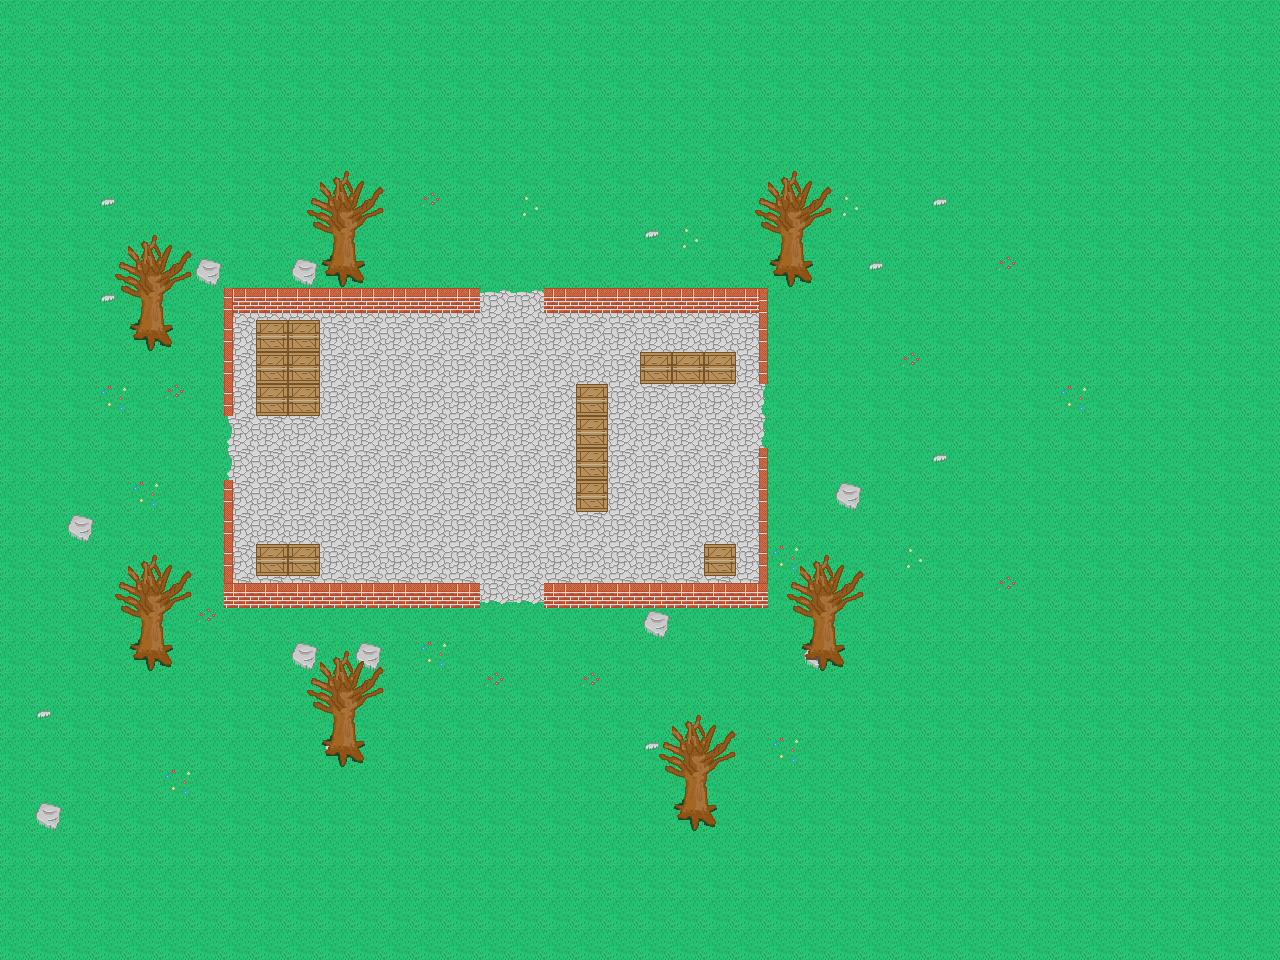

A level layout from a 2D game, rendered from its tile map. Below: a short description, then the map file with tile-grid data replaced by summaries:
An orthogonal 40x30 tile map with 32x32 px tiles, 4 tile layers (ground, ground2, onGround, collide) and 9 objects (playerSpawn, zombieSpawn1, zombieSpawn2, zombieSpawn3, zombieSpawn4, ...).

<map version="1.0" orientation="orthogonal" renderorder="right-down" width="40" height="30" tilewidth="32" tileheight="32" nextobjectid="11">
 <tileset firstgid="1" name="tileset2" tilewidth="32" tileheight="32" tilecount="100" columns="10">
  <image source="../assets/tileset2.png" width="320" height="320" />
  <tile id="0">
   <properties>
    <property name="solid" value="true" />
   </properties>
  </tile>
  <tile id="1">
   <properties>
    <property name="solid" value="true" />
   </properties>
  </tile>
  <tile id="2">
   <properties>
    <property name="solid" value="true" />
   </properties>
  </tile>
  <tile id="3">
   <properties>
    <property name="solid" value="true" />
   </properties>
  </tile>
  <tile id="4">
   <properties>
    <property name="solid" value="true" />
   </properties>
  </tile>
  <tile id="5">
   <properties>
    <property name="solid" value="true" />
   </properties>
  </tile>
  <tile id="6">
   <properties>
    <property name="solid" value="true" />
   </properties>
  </tile>
  <tile id="7">
   <properties>
    <property name="solid" value="true" />
   </properties>
  </tile>
  <tile id="8">
   <properties>
    <property name="solid" value="true" />
   </properties>
  </tile>
  <tile id="9">
   <properties>
    <property name="solid" value="true" />
   </properties>
  </tile>
  <tile id="10">
   <properties>
    <property name="solid" value="true" />
   </properties>
  </tile>
  <tile id="11">
   <properties>
    <property name="solid" value="true" />
   </properties>
  </tile>
  <tile id="12">
   <properties>
    <property name="solid" value="true" />
   </properties>
  </tile>
  <tile id="13">
   <properties>
    <property name="solid" value="true" />
   </properties>
  </tile>
  <tile id="14">
   <properties>
    <property name="solid" value="true" />
   </properties>
  </tile>
  <tile id="15">
   <properties>
    <property name="solid" value="true" />
   </properties>
  </tile>
  <tile id="16">
   <properties>
    <property name="solid" value="true" />
   </properties>
  </tile>
  <tile id="17">
   <properties>
    <property name="solid" value="true" />
   </properties>
  </tile>
  <tile id="18">
   <properties>
    <property name="solid" value="true" />
   </properties>
  </tile>
  <tile id="19">
   <properties>
    <property name="solid" value="true" />
   </properties>
  </tile>
  <tile id="20">
   <properties>
    <property name="solid" value="true" />
   </properties>
  </tile>
  <tile id="21">
   <properties>
    <property name="solid" value="true" />
   </properties>
  </tile>
  <tile id="22">
   <properties>
    <property name="solid" value="true" />
   </properties>
  </tile>
  <tile id="23">
   <properties>
    <property name="shootable" value="true" />
    <property name="solid" value="true" />
   </properties>
  </tile>
  <tile id="24">
   <properties>
    <property name="shootable" value="true" />
    <property name="solid" value="true" />
   </properties>
  </tile>
  <tile id="25">
   <properties>
    <property name="shootable" value="true" />
    <property name="solid" value="true" />
   </properties>
  </tile>
  <tile id="26">
   <properties>
    <property name="shootable" value="true" />
    <property name="solid" value="true" />
   </properties>
  </tile>
  <tile id="27">
   <properties>
    <property name="solid" value="true" />
   </properties>
  </tile>
  <tile id="28">
   <properties>
    <property name="solid" value="true" />
   </properties>
  </tile>
  <tile id="29">
   <properties>
    <property name="solid" value="true" />
   </properties>
  </tile>
  <tile id="40">
   <properties>
    <property name="toxic" value="true" />
   </properties>
  </tile>
  <tile id="41">
   <properties>
    <property name="toxic" value="true" />
   </properties>
  </tile>
  <tile id="42">
   <properties>
    <property name="toxic" value="true" />
   </properties>
  </tile>
  <tile id="50">
   <properties>
    <property name="toxic" value="true" />
   </properties>
  </tile>
  <tile id="51">
   <properties>
    <property name="toxic" value="true" />
   </properties>
  </tile>
  <tile id="52">
   <properties>
    <property name="toxic" value="true" />
   </properties>
  </tile>
  <tile id="67">
   <properties>
    <property name="colide" value="true" />
    <property name="shootable" value="true" />
   </properties>
  </tile>
  <tile id="68">
   <properties>
    <property name="colide" value="true" />
    <property name="shootable" value="true" />
   </properties>
  </tile>
  <tile id="69">
   <properties>
    <property name="colide" value="true" />
    <property name="shootable" value="true" />
   </properties>
  </tile>
  <tile id="77">
   <properties>
    <property name="colide" value="true" />
    <property name="shootable" value="true" />
   </properties>
  </tile>
  <tile id="78">
   <properties>
    <property name="colide" value="true" />
    <property name="shootable" value="true" />
   </properties>
  </tile>
  <tile id="79">
   <properties>
    <property name="colide" value="true" />
    <property name="shootable" value="true" />
   </properties>
  </tile>
  <tile id="87">
   <properties>
    <property name="colide" value="true" />
    <property name="shootable" value="true" />
   </properties>
  </tile>
  <tile id="88">
   <properties>
    <property name="colide" value="true" />
    <property name="shootable" value="true" />
   </properties>
  </tile>
  <tile id="89">
   <properties>
    <property name="colide" value="true" />
    <property name="shootable" value="true" />
   </properties>
  </tile>
  <tile id="97">
   <properties>
    <property name="colide" value="true" />
    <property name="shootable" value="true" />
   </properties>
  </tile>
  <tile id="98">
   <properties>
    <property name="colide" value="true" />
    <property name="shootable" value="true" />
   </properties>
  </tile>
  <tile id="99">
   <properties>
    <property name="colide" value="true" />
    <property name="shootable" value="true" />
   </properties>
  </tile>
 </tileset>
 <layer name="ground" width="40" height="30">
  <data>[1200 cells, 1200 non-empty, 11 distinct tile ids]</data>
 </layer>
 <layer name="ground2" width="40" height="30">
  <data>[1200 cells, 86 non-empty, 13 distinct tile ids]</data>
 </layer>
 <layer name="onGround" width="40" height="30">
  <data>[1200 cells, 0 non-empty, 0 distinct tile ids]</data>
 </layer>
 <layer name="collide" width="40" height="30">
  <data>[1200 cells, 64 non-empty, 11 distinct tile ids]</data>
 </layer>
 <objectgroup name="playerSpawns">
  <object id="1" name="playerSpawn" x="473.333" y="421.333" width="54" height="47.3333" />
 </objectgroup>
 <objectgroup name="zombieSpawns">
  <object id="2" name="zombieSpawn1" x="255.333" y="-0.666667" width="479.333" height="56" />
  <object id="3" name="zombieSpawn2" x="1203.33" y="244" width="74" height="358.667" />
  <object id="4" name="zombieSpawn3" x="214.667" y="885.333" width="549.333" height="70.6667" />
  <object id="5" name="zombieSpawn4" x="4" y="320" width="54.6667" height="290.667" />
 </objectgroup>
 <objectgroup name="doors">
  <object id="6" name="doors1" x="497.402" y="308.78" width="5.66667" height="2.15909" />
  <object id="7" name="doors2" x="752.515" y="400.311" width="13.0303" height="9.84848" rotation="90" />
  <object id="8" name="doors3" x="527.167" y="589.833" width="12.0833" height="8.08333" rotation="180" />
  <object id="9" name="doors4" x="238.015" y="463.28" width="7.25758" height="3.68182" rotation="270" />
 </objectgroup>
</map>